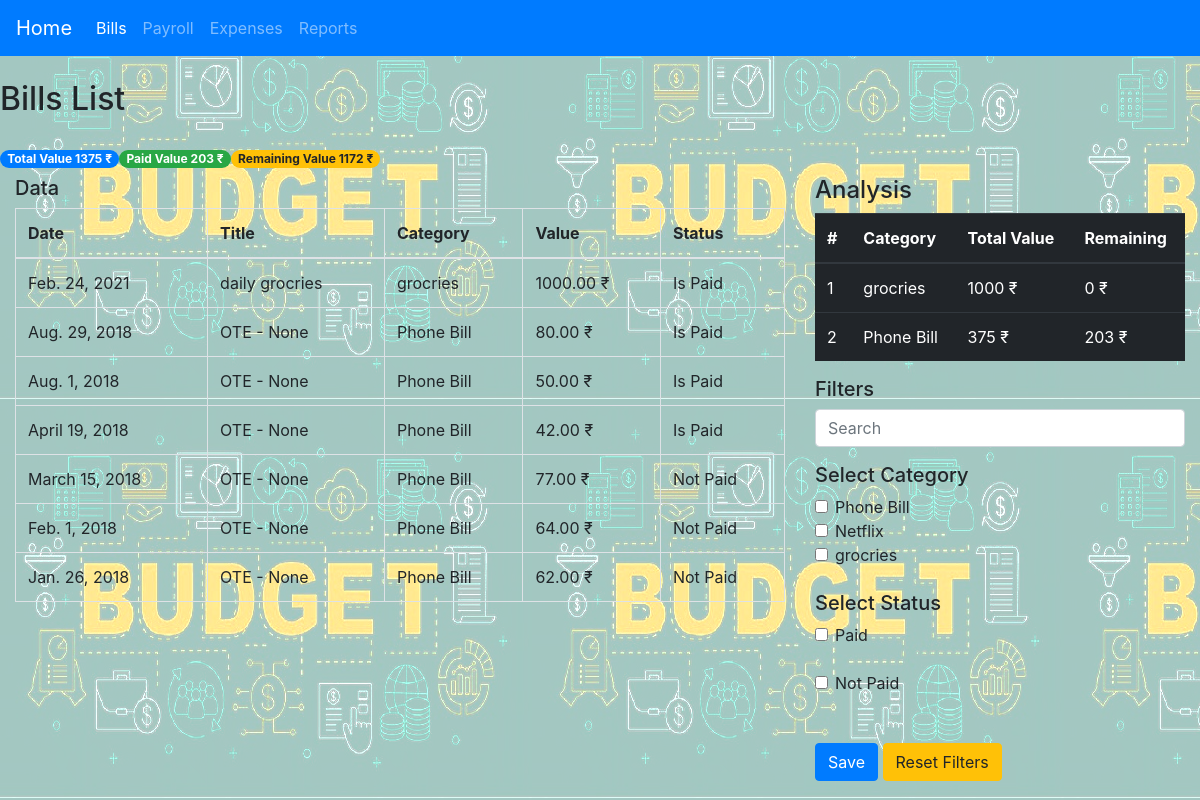
Page /bills/ on the committed database.
### expenses/models.py (models this page shows, shortened)
class DefaultExpenseModel(models.Model):
    title = models.CharField(max_length=100, blank=True, null=True)
    date_expired = models.DateField()
    final_value = models.DecimalField(default=0, decimal_places=2, max_digits=20)
    paid_value = models.DecimalField(default=0, decimal_places=2, max_digits=20)
    is_paid = models.BooleanField(default=False)
    payment_method = models.ForeignKey(PaymentMethod, null=True, on_delete=models.SET_NULL)
    objects = models.Manager()
    my_query = GeneralManager()
    class Meta:
        abstract = True
    def tag_final_value(self):
        return f'{self.final_value} {CURRENCY}'
    tag_final_value.short_description = 'Value'
    def tag_is_paid(self):
        return 'Is Paid' if self.is_paid else 'Not Paid'
    tag_is_paid.short_description = 'Paid'
    @staticmethod
    def analysis(queryset):
        total_value = queryset.aggregate(Sum('final_value'))['final_value__sum'] if queryset else 0
        paid_value = queryset.filter(is_paid=False).aggregate(Sum('final_value'))['final_value__sum']\
            if queryset.filter(is_paid=False) else 0
        diff = total_value - paid_value
        category_analysis = queryset.values('category__title').annotate(total_value=Sum('final_value'),
                                                                       remaining=Sum(F('final_value')-F('paid_value'))
                                                                       ).order_by('remaining')
        return [total_value, paid_value, diff, category_analysis]
    @staticmethod
    def filters_data(request, queryset):
        search_name = request.GET.get('search_name', None)
        cate_name = request.GET.getlist('cate_name', None)
        paid_name = request.GET.getlist('paid_name', None)
        person_name = request.GET.getlist('person_name', None)
        queryset = queryset.filter(title__icontains=search_name) if search_name else queryset
        queryset = queryset.filter(category__id__in=cate_name) if cate_name else queryset
        queryset = queryset.filter(is_paid=True) if 'paid' == paid_name else queryset.filter(is_paid=False)\
            if 'not_paid' == paid_name else queryset
        if person_name:
            try:
                queryset = queryset.filter(person__id__in=person_name)
            except:
                queryset = queryset
        return queryset

class Bill(DefaultExpenseModel):
    category = models.ForeignKey(BillCategory, null=True, on_delete=models.SET_NULL, related_name='bills')
    class Meta:
        verbose_name_plural = '2. Bills'
        ordering = ['-date_expired']
    def tag_category(self):
        return f'{self.category}'

class BillCategory(models.Model):
    title = models.CharField(unique=True, max_length=150)
    balance = models.DecimalField(default=0, max_digits=20, decimal_places=2)
    class Meta:
        verbose_name_plural = '1. Bill Category'
    def __str__(self):
        return self.title
    def tag_balance(self):
        return f'{self.balance} {CURRENCY}'
    tag_balance.short_description = 'Value'

### expenses/views.py (the view)
# urls.py: path('bills/', BillListView.as_view(), name='bills_view'),
class BillListView(ListView):
    model = Bill
    template_name = 'page_list.html'
    paginate_by = 100
    def get_queryset(self):
        queryset = Bill.objects.all()
        queryset = Bill.filters_data(self.request, queryset)
        return queryset
    def get_context_data(self, **kwargs):
        context = super(BillListView, self).get_context_data(**kwargs)
        page_title = 'Bills List'
        categories = BillCategory.objects.all()
        search_name, cate_name, paid_name = [self.request.GET.get('search_name', None),
                                             self.request.GET.getlist('cate_name', None),
                                             self.request.GET.getlist('paid_name', None)
                                             ]
        total_value, paid_value, diff, category_analysis = Bill.analysis(self.object_list)
        currency = CURRENCY
        context.update(locals())
        return context

### expenses/templates/page_list.html (shortened to what this page needs)
{% extends "index.html" %}
{% block container %}
    <div class="row">
        <h2 class="center">{{ page_title }}</h2>
    </div>
        <br>
    <div class="row">
        <label class="badge badge-pill badge-primary">Total Value {{ total_value }} {{ currency }}</label>
        <label class="badge badge-pill badge-success">Paid Value {{ paid_value }} {{ currency }}</label>
        <label class="badge badge-pill badge-warning">Remaining Value {{ diff }} {{ currency }}</label>
    </div>
    <div class="row">
        <div class="col-8">
            <h5>Data</h5>
            <table class="table table-bordered">
                <thead>
                    <tr>
                        <th>Date</th>
                        <th>Title</th>
                        <th>Category</th>
                        <th>Value</th>
                        <th>Status</th>
                    </tr>
                </thead>
                <tbody>
                    {% for order in object_list %}
                    <tr>
                        <td>{{ order.date_expired|date }}</td>
                        <td>{{ order.title }}</td>
                        <td>{{ order.tag_category }}</td>
                        <td>{{ order.tag_final_value }}</td>
                        <td>{{ order.tag_is_paid }}</td>
                    </tr>
                    {% empty %}
                        <tr></tr>
                    {% endfor %}
                </tbody>
            </table>
        </div>
        <div class="col-4">
            <h4>Analysis</h4>
            <table class="table table-dark table-hover">
                <thead>
                    <tr>
                        <th>#</th>
                        <th>Category</th>
                        <th>Total Value</th>
                        <th>Remaining</th>
                    </tr>
                </thead>
                <tbody>
                    {% for category in category_analysis %}
                        <tr>
                            <td>{{ forloop.counter }}</td>
                            <td>{{ category.category__title }}</td>
                            <td>{{ category.total_value }} {{ currency }}</td>
                            <td>{{ category.remaining }} {{ currency }}</td>
                        </tr>
                    {% empty %}
                        <tr>
                            <td colspan="4">No data</td>
                        </tr>
                    {% endfor %}
                </tbody>
            </table>
            <h5>Filters</h5>
            <form method="get">
                <div class="form-group">
                    <input class="form-control"
                           name="search_name"
                           {% if search_name %}
                            value="{{ search_name }}" placeholder="{{ search_name }}"
                           {% else %}
                            placeholder="Search"
                           {% endif %}
                    >
                </div>
                {% if categories %}
                    <h5>Select Category</h5>
                    {% for category in categories %}
                        <div class="form-check">
                            <input class="form-check-input"
                                   type="checkbox"
                                   name="cate_name"
                                   value="{{ category.id }}"
                                   id="cate_id_{{ category.id }}"
                            >
                            <label class="form-check-label" for="cate_id_{{ category.id }}">{{ category }}</label>
                        </div>
                    {% endfor %}
                {% endif %}
                <br>
                <h5>Select Status</h5>
                <div class="form-check">
                    <input class="form-check-input"
                           type="checkbox"
                           name="paid_name"
                           value="paid"
                           id="paid_"
                    >
                    <label class="form-check-label" for="paid_">Paid</label>
                </div>
                <br>
                <div class="form-check">
                    <input class="form-check-input"
                           type="checkbox"
                           name="paid_name"
                           value="not_paid"
                           id="not_paid_"
                    >
                    <label class="form-check-label" for="not_paid_">Not Paid</label>
                </div>
                <br> <br>
                <button type="submit" class="btn btn-primary">Save</button>
                <a href="{{ request.path }}" class="btn btn-warning">Reset Filters</a>
            </form>
        </div>
    </div>
{% endblock %}

### rows in the picture
Bill: date_expired "Feb. 24, 2021", title "daily grocries", tag_category "grocries", tag_final_value "1000.00 ₹", tag_is_paid "Is Paid"
Bill: date_expired "Aug. 29, 2018", title "OTE - None", tag_category "Phone Bill", tag_final_value "80.00 ₹", tag_is_paid "Is Paid"
Bill: date_expired "Aug. 1, 2018", title "OTE - None", tag_category "Phone Bill", tag_final_value "50.00 ₹", tag_is_paid "Is Paid"
Bill: date_expired "April 19, 2018", title "OTE - None", tag_category "Phone Bill", tag_final_value "42.00 ₹", tag_is_paid "Is Paid"
Bill: date_expired "March 15, 2018", title "OTE - None", tag_category "Phone Bill", tag_final_value "77.00 ₹", tag_is_paid "Not Paid"
Bill: date_expired "Feb. 1, 2018", title "OTE - None", tag_category "Phone Bill", tag_final_value "64.00 ₹", tag_is_paid "Not Paid"
Bill: date_expired "Jan. 26, 2018", title "OTE - None", tag_category "Phone Bill", tag_final_value "62.00 ₹", tag_is_paid "Not Paid"
BillCategory: category__title "grocries", total_value "1000", currency "₹", remaining "0", title "grocries"
BillCategory: category__title "Phone Bill", total_value "375", currency "₹", remaining "203", title "Phone Bill"
BillCategory: title "Netflix"

### other values in the picture
{{ page_title }} "Bills List"
{{ total_value }} "1375"
{{ currency }} "₹"
{{ paid_value }} "203"
{{ diff }} "1172"
